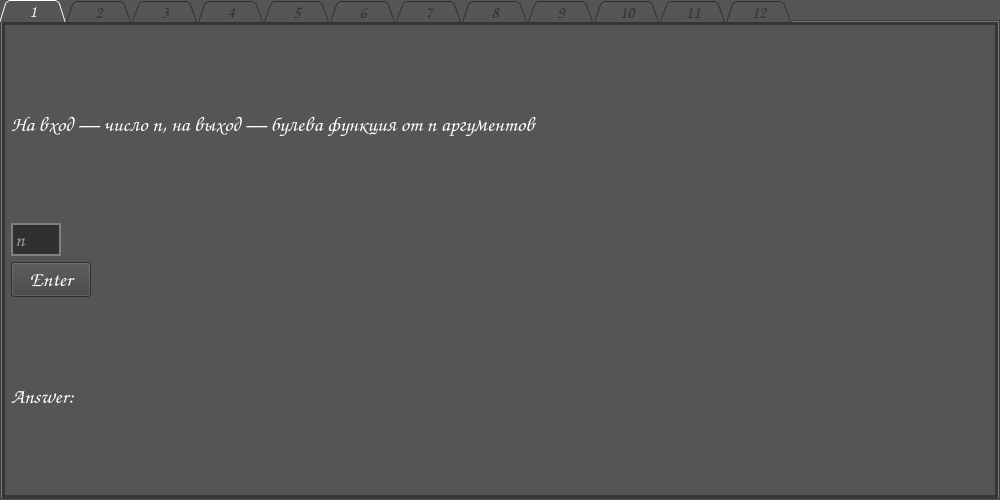
<?xml version="1.0" encoding="UTF-8"?>
<ui version="4.0">
 <class>Widget</class>
 <widget class="QTabWidget" name="Widget">
  <property name="geometry">
   <rect>
    <x>0</x>
    <y>0</y>
    <width>1000</width>
    <height>500</height>
   </rect>
  </property>
  <property name="font">
   <font>
    <family>Comic Sans MS</family>
    <pointsize>16</pointsize>
    <italic>false</italic>
    <bold>false</bold>
   </font>
  </property>
  <property name="windowTitle">
   <string>Boolean Functions</string>
  </property>
  <property name="styleSheet">
   <string notr="true">
*{
	boder: 5px #FF0000; 
	font: 16pt Comic Sans MS;
	background-color: rgb(85, 85, 85);
	color: rgb(255, 255, 255);
}

#tab_1, #tab_2, #tab_3, #tab_4, #tab_5, #tab_6, #tab_7, #tab_8, #tab_9, #tab_10, #tab_11, #tab_12{
	border: 3px solid #31363B; 
	padding: 2px;
	margin:  0px;
}

QTabBar::tab {
	font-size: 13pt;
	width: 66%;
	height: 22%;
	background: transparent;
}

QTabBar::tab:!selected {
	color: rgb(48, 48, 48);
}

QLineEdit {
	background-color: rgb(48, 48, 48);
	border: 2px solid gray;
}

QPushButton {
	background-color: rgb(66, 66, 66);
}

QTabBar {
	qproperty-sizePolicy: [Expanding, Expanding, 0, 0];
}

#answer_4, #label_function_4 {
	font-size: 30pt
}

#label_4_secret { 
    font-size: 6pt;
	color: rgb(110, 110, 110);
}
</string>
  </property>
  <property name="tabShape">
   <enum>QTabWidget::TabShape::Triangular</enum>
  </property>
  <property name="currentIndex">
   <number>0</number>
  </property>
  <widget class="QWidget" name="tab_1">
   <attribute name="title">
    <string>1</string>
   </attribute>
   <layout class="QVBoxLayout" name="verticalLayout">
    <item>
     <widget class="QLabel" name="task_1">
      <property name="text">
       <string>На вход — число n, на выход — булева функция от n аргументов</string>
      </property>
      <property name="wordWrap">
       <bool>true</bool>
      </property>
     </widget>
    </item>
    <item alignment="Qt::AlignmentFlag::AlignLeft">
     <widget class="QLineEdit" name="input_text_1">
      <property name="maximumSize">
       <size>
        <width>50</width>
        <height>16777215</height>
       </size>
      </property>
      <property name="placeholderText">
       <string>n</string>
      </property>
     </widget>
    </item>
    <item alignment="Qt::AlignmentFlag::AlignLeft">
     <widget class="QPushButton" name="button_enter_1">
      <property name="text">
       <string>Enter</string>
      </property>
     </widget>
    </item>
    <item>
     <widget class="QLabel" name="answer_1">
      <property name="text">
       <string>Answer: </string>
      </property>
      <property name="wordWrap">
       <bool>true</bool>
      </property>
     </widget>
    </item>
   </layout>
  </widget>
  <widget class="QWidget" name="tab_2">
   <attribute name="title">
    <string>2</string>
   </attribute>
   <layout class="QVBoxLayout" name="verticalLayout_2">
    <item>
     <widget class="QLabel" name="task_2">
      <property name="text">
       <string>На вход — вектор функции, 0 или 1, номер аргумента, на выход — соответствующая остаточная</string>
      </property>
      <property name="wordWrap">
       <bool>true</bool>
      </property>
     </widget>
    </item>
    <item>
     <layout class="QVBoxLayout" name="verticalLayout_5">
      <item alignment="Qt::AlignmentFlag::AlignLeft">
       <widget class="QLineEdit" name="input_text_2_1">
        <property name="placeholderText">
         <string>Вектор функции</string>
        </property>
       </widget>
      </item>
      <item alignment="Qt::AlignmentFlag::AlignLeft">
       <widget class="QLineEdit" name="input_text_2_3">
        <property name="placeholderText">
         <string>Номер аргумента</string>
        </property>
       </widget>
      </item>
      <item alignment="Qt::AlignmentFlag::AlignLeft">
       <widget class="QLineEdit" name="input_text_2_2">
        <property name="placeholderText">
         <string>0 или 1</string>
        </property>
       </widget>
      </item>
     </layout>
    </item>
    <item alignment="Qt::AlignmentFlag::AlignLeft">
     <widget class="QPushButton" name="button_enter_2">
      <property name="text">
       <string>Enter</string>
      </property>
     </widget>
    </item>
    <item>
     <widget class="QLabel" name="answer_2">
      <property name="text">
       <string>Answer: </string>
      </property>
      <property name="wordWrap">
       <bool>true</bool>
      </property>
     </widget>
    </item>
   </layout>
  </widget>
  <widget class="QWidget" name="tab_3">
   <attribute name="title">
    <string>3</string>
   </attribute>
   <layout class="QVBoxLayout" name="verticalLayout_3">
    <item>
     <widget class="QLabel" name="task_3">
      <property name="text">
       <string>На вход — два вектора (это нулевая и единичная остаточные функции по некоторому аргументу), номер аргумента, на выход — вектор функции</string>
      </property>
      <property name="wordWrap">
       <bool>true</bool>
      </property>
     </widget>
    </item>
    <item>
     <layout class="QVBoxLayout" name="verticalLayout_4">
      <item alignment="Qt::AlignmentFlag::AlignLeft">
       <widget class="QLineEdit" name="input_text_3_3">
        <property name="placeholderText">
         <string>Номер аргумента</string>
        </property>
       </widget>
      </item>
      <item alignment="Qt::AlignmentFlag::AlignLeft">
       <widget class="QLineEdit" name="input_text_3_1">
        <property name="placeholderText">
         <string>Вектор функции(0)</string>
        </property>
       </widget>
      </item>
      <item alignment="Qt::AlignmentFlag::AlignLeft">
       <widget class="QLineEdit" name="input_text_3_2">
        <property name="placeholderText">
         <string>Вектор функции(1)</string>
        </property>
       </widget>
      </item>
     </layout>
    </item>
    <item alignment="Qt::AlignmentFlag::AlignLeft">
     <widget class="QPushButton" name="button_enter_3">
      <property name="text">
       <string>Enter</string>
      </property>
     </widget>
    </item>
    <item>
     <widget class="QLabel" name="answer_3">
      <property name="text">
       <string>Answer: </string>
      </property>
      <property name="wordWrap">
       <bool>true</bool>
      </property>
     </widget>
    </item>
   </layout>
  </widget>
  <widget class="QWidget" name="tab_4">
   <attribute name="title">
    <string>4</string>
   </attribute>
   <layout class="QVBoxLayout" name="verticalLayout_6">
    <item>
     <layout class="QHBoxLayout" name="horizontalLayout_11" stretch="1,0">
      <item>
       <widget class="QLabel" name="task_4">
        <property name="text">
         <string>Выберите «имя» функции от двух аргументов</string>
        </property>
        <property name="wordWrap">
         <bool>true</bool>
        </property>
       </widget>
      </item>
      <item alignment="Qt::AlignmentFlag::AlignTop">
       <widget class="QLabel" name="label_4_secret">
        <property name="font">
         <font>
          <family>Comic Sans MS</family>
          <pointsize>6</pointsize>
          <italic>false</italic>
          <bold>false</bold>
         </font>
        </property>
        <property name="text">
         <string/>
        </property>
       </widget>
      </item>
     </layout>
    </item>
    <item>
     <layout class="QHBoxLayout" name="horizontalLayout_5">
      <property name="bottomMargin">
       <number>50</number>
      </property>
      <item alignment="Qt::AlignmentFlag::AlignHCenter">
       <widget class="QLabel" name="label_function_4">
        <property name="text">
         <string/>
        </property>
        <property name="wordWrap">
         <bool>true</bool>
        </property>
       </widget>
      </item>
      <item>
       <widget class="QLabel" name="answer_4">
        <property name="text">
         <string/>
        </property>
        <property name="wordWrap">
         <bool>true</bool>
        </property>
       </widget>
      </item>
      <item>
       <widget class="QPushButton" name="button_start_4">
        <property name="text">
         <string>Start</string>
        </property>
       </widget>
      </item>
     </layout>
    </item>
    <item>
     <layout class="QHBoxLayout" name="horizontalLayout">
      <item>
       <widget class="QPushButton" name="btn_ans_4_1">
        <property name="text">
         <string/>
        </property>
       </widget>
      </item>
      <item>
       <widget class="QPushButton" name="btn_ans_4_2">
        <property name="text">
         <string/>
        </property>
       </widget>
      </item>
      <item>
       <widget class="QPushButton" name="btn_ans_4_3">
        <property name="text">
         <string/>
        </property>
       </widget>
      </item>
      <item>
       <widget class="QPushButton" name="btn_ans_4_4">
        <property name="text">
         <string/>
        </property>
       </widget>
      </item>
     </layout>
    </item>
    <item>
     <layout class="QHBoxLayout" name="horizontalLayout_2">
      <item>
       <widget class="QPushButton" name="btn_ans_4_5">
        <property name="text">
         <string/>
        </property>
       </widget>
      </item>
      <item>
       <widget class="QPushButton" name="btn_ans_4_6">
        <property name="text">
         <string/>
        </property>
       </widget>
      </item>
      <item>
       <widget class="QPushButton" name="btn_ans_4_7">
        <property name="text">
         <string/>
        </property>
       </widget>
      </item>
      <item>
       <widget class="QPushButton" name="btn_ans_4_8">
        <property name="text">
         <string/>
        </property>
       </widget>
      </item>
     </layout>
    </item>
    <item>
     <layout class="QHBoxLayout" name="horizontalLayout_3">
      <item>
       <widget class="QPushButton" name="btn_ans_4_9">
        <property name="text">
         <string/>
        </property>
       </widget>
      </item>
      <item>
       <widget class="QPushButton" name="btn_ans_4_10">
        <property name="text">
         <string/>
        </property>
       </widget>
      </item>
      <item>
       <widget class="QPushButton" name="btn_ans_4_11">
        <property name="text">
         <string/>
        </property>
       </widget>
      </item>
      <item>
       <widget class="QPushButton" name="btn_ans_4_12">
        <property name="text">
         <string/>
        </property>
       </widget>
      </item>
     </layout>
    </item>
    <item>
     <layout class="QHBoxLayout" name="horizontalLayout_4">
      <item>
       <widget class="QPushButton" name="btn_ans_4_13">
        <property name="text">
         <string/>
        </property>
       </widget>
      </item>
      <item>
       <widget class="QPushButton" name="btn_ans_4_14">
        <property name="text">
         <string/>
        </property>
       </widget>
      </item>
      <item>
       <widget class="QPushButton" name="btn_ans_4_15">
        <property name="text">
         <string/>
        </property>
       </widget>
      </item>
      <item>
       <widget class="QPushButton" name="btn_ans_4_16">
        <property name="text">
         <string/>
        </property>
       </widget>
      </item>
     </layout>
    </item>
   </layout>
  </widget>
  <widget class="QWidget" name="tab_5">
   <attribute name="title">
    <string>5</string>
   </attribute>
   <layout class="QVBoxLayout" name="verticalLayout_15">
    <item>
     <widget class="QLabel" name="task_5">
      <property name="text">
       <string>Выберите существенные и фиктивные переменные</string>
      </property>
      <property name="wordWrap">
       <bool>true</bool>
      </property>
     </widget>
    </item>
    <item>
     <layout class="QHBoxLayout" name="horizontalLayout_9" stretch="1,1,3">
      <item>
       <layout class="QVBoxLayout" name="verticalLayout_14">
        <item alignment="Qt::AlignmentFlag::AlignLeft">
         <widget class="QPushButton" name="button_start_5">
          <property name="text">
           <string>Start</string>
          </property>
         </widget>
        </item>
        <item alignment="Qt::AlignmentFlag::AlignLeft">
         <widget class="QPushButton" name="button_enter_5">
          <property name="text">
           <string>Enter</string>
          </property>
         </widget>
        </item>
       </layout>
      </item>
      <item alignment="Qt::AlignmentFlag::AlignRight">
       <widget class="QLabel" name="label_5">
        <property name="text">
         <string>f(x,y,z) = </string>
        </property>
       </widget>
      </item>
      <item alignment="Qt::AlignmentFlag::AlignLeft">
       <widget class="QLabel" name="label_5_func">
        <property name="text">
         <string>Вектор</string>
        </property>
       </widget>
      </item>
     </layout>
    </item>
    <item alignment="Qt::AlignmentFlag::AlignHCenter">
     <widget class="QLabel" name="answer_5">
      <property name="text">
       <string>answer</string>
      </property>
      <property name="wordWrap">
       <bool>true</bool>
      </property>
     </widget>
    </item>
    <item>
     <layout class="QHBoxLayout" name="horizontalLayout_8">
      <item>
       <widget class="QGroupBox" name="group_box_x">
        <property name="title">
         <string>X</string>
        </property>
        <layout class="QVBoxLayout" name="verticalLayout_11">
         <item>
          <widget class="QRadioButton" name="radio_button_5_x_fict">
           <property name="text">
            <string>Фиктивная</string>
           </property>
          </widget>
         </item>
         <item>
          <widget class="QRadioButton" name="radio_button_5_x_su">
           <property name="text">
            <string>Сущеcтвенная</string>
           </property>
          </widget>
         </item>
        </layout>
       </widget>
      </item>
      <item>
       <widget class="QGroupBox" name="group_box_y">
        <property name="title">
         <string>Y</string>
        </property>
        <layout class="QVBoxLayout" name="verticalLayout_12">
         <item>
          <widget class="QRadioButton" name="radio_button_5_y_fict">
           <property name="text">
            <string>Фиктивная</string>
           </property>
          </widget>
         </item>
         <item>
          <widget class="QRadioButton" name="radio_button_5_y_su">
           <property name="text">
            <string>Сущеcтвенная</string>
           </property>
          </widget>
         </item>
        </layout>
       </widget>
      </item>
      <item>
       <widget class="QGroupBox" name="group_box_z">
        <property name="title">
         <string>Z</string>
        </property>
        <layout class="QVBoxLayout" name="verticalLayout_13">
         <item>
          <widget class="QRadioButton" name="radio_button_5_z_fict">
           <property name="text">
            <string>Фиктивная</string>
           </property>
          </widget>
         </item>
         <item>
          <widget class="QRadioButton" name="radio_button_5_z_su">
           <property name="text">
            <string>Сущеcтвенная</string>
           </property>
          </widget>
         </item>
        </layout>
       </widget>
      </item>
     </layout>
    </item>
   </layout>
  </widget>
  <widget class="QWidget" name="tab_6">
   <attribute name="title">
    <string>6</string>
   </attribute>
   <layout class="QVBoxLayout" name="verticalLayout_7">
    <item>
     <widget class="QLabel" name="task_6">
      <property name="text">
       <string>Введите ДНФ функции</string>
      </property>
      <property name="wordWrap">
       <bool>true</bool>
      </property>
     </widget>
    </item>
    <item>
     <layout class="QHBoxLayout" name="horizontalLayout_6">
      <item alignment="Qt::AlignmentFlag::AlignRight">
       <widget class="QLabel" name="label_6">
        <property name="text">
         <string>f(x,y,z) = </string>
        </property>
       </widget>
      </item>
      <item alignment="Qt::AlignmentFlag::AlignLeft">
       <widget class="QLabel" name="label_6_function">
        <property name="text">
         <string>Функция</string>
        </property>
        <property name="wordWrap">
         <bool>true</bool>
        </property>
       </widget>
      </item>
      <item alignment="Qt::AlignmentFlag::AlignHCenter">
       <widget class="QPushButton" name="button_start_6">
        <property name="text">
         <string>Start</string>
        </property>
       </widget>
      </item>
     </layout>
    </item>
    <item>
     <widget class="QLabel" name="label">
      <property name="text">
       <string>! - Отрицание
* - Конъюнкция
+ - Дизъюнкция</string>
      </property>
     </widget>
    </item>
    <item>
     <widget class="QLineEdit" name="input_text_6">
      <property name="minimumSize">
       <size>
        <width>400</width>
        <height>0</height>
       </size>
      </property>
      <property name="placeholderText">
       <string>ДНФ функции</string>
      </property>
     </widget>
    </item>
    <item alignment="Qt::AlignmentFlag::AlignHCenter">
     <widget class="QPushButton" name="button_enter_6">
      <property name="text">
       <string>Enter</string>
      </property>
     </widget>
    </item>
    <item>
     <widget class="QLabel" name="answer_6">
      <property name="text">
       <string/>
      </property>
      <property name="wordWrap">
       <bool>true</bool>
      </property>
     </widget>
    </item>
   </layout>
  </widget>
  <widget class="QWidget" name="tab_7">
   <attribute name="title">
    <string>7</string>
   </attribute>
   <layout class="QVBoxLayout" name="verticalLayout_8">
    <item>
     <widget class="QLabel" name="task_7">
      <property name="text">
       <string>Введите КНФ функции</string>
      </property>
      <property name="wordWrap">
       <bool>true</bool>
      </property>
     </widget>
    </item>
    <item>
     <layout class="QHBoxLayout" name="horizontalLayout_7">
      <item alignment="Qt::AlignmentFlag::AlignRight">
       <widget class="QLabel" name="label_7">
        <property name="text">
         <string>f(x,y,z) = </string>
        </property>
       </widget>
      </item>
      <item alignment="Qt::AlignmentFlag::AlignLeft">
       <widget class="QLabel" name="label_7_function">
        <property name="text">
         <string>Функция</string>
        </property>
        <property name="wordWrap">
         <bool>true</bool>
        </property>
       </widget>
      </item>
      <item alignment="Qt::AlignmentFlag::AlignHCenter">
       <widget class="QPushButton" name="button_start_7">
        <property name="text">
         <string>Start</string>
        </property>
       </widget>
      </item>
     </layout>
    </item>
    <item>
     <widget class="QLabel" name="label_2">
      <property name="text">
       <string>! - Отрицание
* - Конъюнкция
+ - Дизъюнкция</string>
      </property>
     </widget>
    </item>
    <item>
     <widget class="QLineEdit" name="input_text_7">
      <property name="minimumSize">
       <size>
        <width>400</width>
        <height>0</height>
       </size>
      </property>
      <property name="placeholderText">
       <string>КНФ функции</string>
      </property>
     </widget>
    </item>
    <item alignment="Qt::AlignmentFlag::AlignHCenter">
     <widget class="QPushButton" name="button_enter_7">
      <property name="text">
       <string>Enter</string>
      </property>
     </widget>
    </item>
    <item>
     <widget class="QLabel" name="answer_7">
      <property name="text">
       <string/>
      </property>
      <property name="wordWrap">
       <bool>true</bool>
      </property>
     </widget>
    </item>
   </layout>
  </widget>
  <widget class="QWidget" name="tab_8">
   <attribute name="title">
    <string>8</string>
   </attribute>
   <layout class="QVBoxLayout" name="verticalLayout_9">
    <item>
     <widget class="QLabel" name="task_8">
      <property name="text">
       <string>Построение СДНФ. Введите вектор функции:</string>
      </property>
      <property name="wordWrap">
       <bool>true</bool>
      </property>
     </widget>
    </item>
    <item alignment="Qt::AlignmentFlag::AlignLeft">
     <widget class="QLineEdit" name="input_text_8">
      <property name="placeholderText">
       <string>Вектор функции</string>
      </property>
     </widget>
    </item>
    <item alignment="Qt::AlignmentFlag::AlignLeft">
     <widget class="QPushButton" name="button_enter_8">
      <property name="text">
       <string>Enter</string>
      </property>
     </widget>
    </item>
    <item>
     <widget class="QLabel" name="answer_8">
      <property name="text">
       <string>PDNF: </string>
      </property>
      <property name="wordWrap">
       <bool>true</bool>
      </property>
     </widget>
    </item>
   </layout>
  </widget>
  <widget class="QWidget" name="tab_9">
   <attribute name="title">
    <string>9</string>
   </attribute>
   <layout class="QVBoxLayout" name="verticalLayout_10">
    <item>
     <widget class="QLabel" name="task_9">
      <property name="text">
       <string>Построение СКНФ. Введите вектор функции:</string>
      </property>
      <property name="wordWrap">
       <bool>true</bool>
      </property>
     </widget>
    </item>
    <item alignment="Qt::AlignmentFlag::AlignLeft">
     <widget class="QLineEdit" name="input_text_9">
      <property name="placeholderText">
       <string>Вектор функции</string>
      </property>
     </widget>
    </item>
    <item alignment="Qt::AlignmentFlag::AlignLeft">
     <widget class="QPushButton" name="button_enter_9">
      <property name="text">
       <string>Enter</string>
      </property>
     </widget>
    </item>
    <item>
     <widget class="QLabel" name="answer_9">
      <property name="text">
       <string>PCNF: </string>
      </property>
      <property name="wordWrap">
       <bool>true</bool>
      </property>
     </widget>
    </item>
   </layout>
  </widget>
  <widget class="QWidget" name="tab_10">
   <attribute name="title">
    <string>10</string>
   </attribute>
   <layout class="QVBoxLayout" name="verticalLayout_19" stretch="3,1">
    <item>
     <layout class="QHBoxLayout" name="horizontalLayout_10" stretch="1,0">
      <item>
       <layout class="QVBoxLayout" name="verticalLayout_18">
        <item>
         <widget class="QLabel" name="task_10">
          <property name="text">
           <string>Игра. Выбери каким предполным классам принадлежит функция</string>
          </property>
          <property name="wordWrap">
           <bool>true</bool>
          </property>
         </widget>
        </item>
        <item>
         <widget class="QLabel" name="label_10_func">
          <property name="text">
           <string>Вектор Функции</string>
          </property>
         </widget>
        </item>
        <item alignment="Qt::AlignmentFlag::AlignLeft">
         <widget class="QPushButton" name="button_start_10">
          <property name="minimumSize">
           <size>
            <width>150</width>
            <height>0</height>
           </size>
          </property>
          <property name="text">
           <string>Start</string>
          </property>
         </widget>
        </item>
       </layout>
      </item>
      <item>
       <layout class="QVBoxLayout" name="verticalLayout_17">
        <item>
         <widget class="QGroupBox" name="groupBox">
          <property name="title">
           <string>Выбери классы</string>
          </property>
          <layout class="QVBoxLayout" name="verticalLayout_16">
           <item>
            <widget class="QCheckBox" name="check_box_10_save_null">
             <property name="text">
              <string>Сохраняющая 0</string>
             </property>
            </widget>
           </item>
           <item>
            <widget class="QCheckBox" name="check_box_10_save_one">
             <property name="text">
              <string>Сохраняющая 1</string>
             </property>
            </widget>
           </item>
           <item>
            <widget class="QCheckBox" name="check_box_10_monotonous">
             <property name="text">
              <string>Монотонная</string>
             </property>
            </widget>
           </item>
           <item>
            <widget class="QCheckBox" name="check_box_10_linear">
             <property name="text">
              <string>Линейная</string>
             </property>
            </widget>
           </item>
           <item>
            <widget class="QCheckBox" name="check_box_10_selfdual">
             <property name="text">
              <string>Самодвойственная</string>
             </property>
            </widget>
           </item>
          </layout>
         </widget>
        </item>
        <item>
         <widget class="QPushButton" name="button_enter_10">
          <property name="text">
           <string>Enter</string>
          </property>
         </widget>
        </item>
       </layout>
      </item>
     </layout>
    </item>
    <item>
     <widget class="QLabel" name="answer_10">
      <property name="text">
       <string>Ответ</string>
      </property>
      <property name="wordWrap">
       <bool>true</bool>
      </property>
     </widget>
    </item>
   </layout>
  </widget>
  <widget class="QWidget" name="tab_11">
   <attribute name="title">
    <string>11</string>
   </attribute>
  </widget>
  <widget class="QWidget" name="tab_12">
   <attribute name="title">
    <string>12</string>
   </attribute>
  </widget>
 </widget>
 <resources/>
 <connections/>
</ui>
